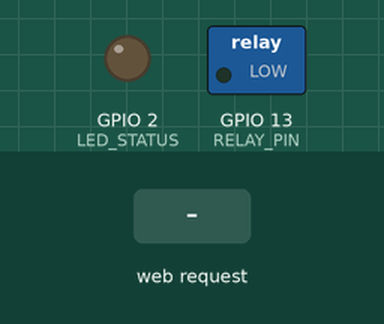
This sketch was run on a simulated ESP32. Shown: switched loads named in the sketch (green lamp = pin HIGH), output pins drawn as LEDs (lit = HIGH). Inputs (shaded band) come from the test bench. WiFi joins after 1.5 s; servers stay silent unless stated; what the sketch prints to the serial monitor is not drawn.

Above: at 2.9 s.
3.0 s: HTTP request GET /control?state=on received
At 3.5 s:
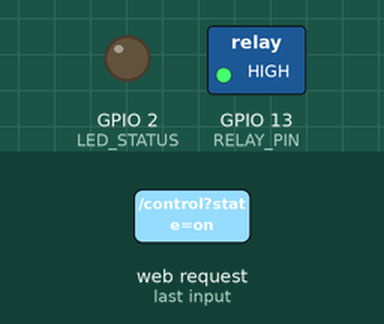
4.5 s: HTTP request GET /control?state=off received
At 5.9 s:
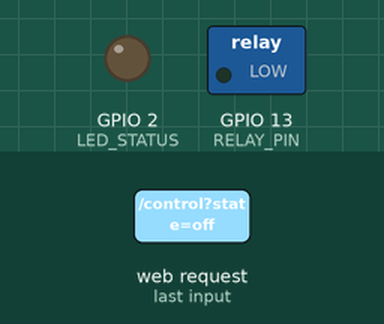
Timing chart, 0 to 7.5 s (numbered marks = the images above; inputs shaded):
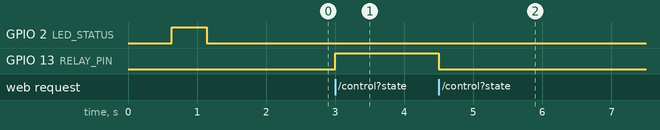

Measured:
- after the input at 3.0 s, GPIO 13 (RELAY_PIN): LOW → HIGH at once
- after the input at 4.5 s, GPIO 13 (RELAY_PIN): HIGH → LOW at once

The sketch:

SWESU_Wokwi_ESP32_Code.ino
```cpp
// SWESU MVP - ESP32 Wokwi Simulation
// CORRECTED: Uses GPIO13 to match your EasyEDA schematic!
// Version: 0.2 - Fixed Pin Assignment

#include <WiFi.h>
#include <WebServer.h>

// ============ CONFIGURATION (UPDATED!) ============
#define RELAY_PIN 13         // GPIO13 - Matches your EasyEDA design!
                             // This is pin 7 on ESP8266-12F
#define LED_STATUS 2         // Built-in LED on ESP32

const char* ssid = "Wokwi-GUEST";
const char* password = "";

// ============ GLOBALS ============
WebServer server(80);
bool relayState = false;

// ============ HTML WEB PAGE ============
const char webpage[] PROGMEM = R"=====(
<!DOCTYPE html>
<html>
<head>
  <meta charset="UTF-8">
  <meta name="viewport" content="width=device-width, initial-scale=1.0">
  <title>SWESU Control Panel</title>
  <style>
    * { margin: 0; padding: 0; box-sizing: border-box; }
    body {
      font-family: 'Segoe UI', Arial, sans-serif;
      background: linear-gradient(135deg, #667eea 0%, #764ba2 100%);
      display: flex;
      justify-content: center;
      align-items: center;
      min-height: 100vh;
      padding: 20px;
    }
    .container {
      background: white;
      border-radius: 20px;
      box-shadow: 0 20px 60px rgba(0,0,0,0.3);
      padding: 40px;
      max-width: 400px;
      width: 100%;
      text-align: center;
    }
    h1 {
      color: #333;
      margin-bottom: 10px;
      font-size: 28px;
    }
    .subtitle {
      color: #888;
      font-size: 14px;
      margin-bottom: 30px;
    }
    .status {
      background: #f0f0f0;
      border-radius: 10px;
      padding: 20px;
      margin-bottom: 30px;
    }
    .status-label {
      color: #666;
      font-size: 12px;
      text-transform: uppercase;
      letter-spacing: 1px;
      margin-bottom: 10px;
    }
    .status-value {
      font-size: 36px;
      font-weight: bold;
    }
    .status-on { color: #10b981; }
    .status-off { color: #ef4444; }
    .buttons {
      display: flex;
      gap: 15px;
    }
    button {
      flex: 1;
      padding: 18px;
      border: none;
      border-radius: 12px;
      font-size: 16px;
      font-weight: bold;
      cursor: pointer;
      transition: all 0.3s ease;
      text-transform: uppercase;
      letter-spacing: 1px;
    }
    .btn-on {
      background: linear-gradient(135deg, #10b981, #059669);
      color: white;
    }
    .btn-on:hover {
      transform: translateY(-2px);
      box-shadow: 0 10px 20px rgba(16, 185, 129, 0.3);
    }
    .btn-off {
      background: linear-gradient(135deg, #ef4444, #dc2626);
      color: white;
    }
    .btn-off:hover {
      transform: translateY(-2px);
      box-shadow: 0 10px 20px rgba(239, 68, 68, 0.3);
    }
    .footer {
      margin-top: 30px;
      color: #999;
      font-size: 12px;
    }
    .pin-info {
      margin-top: 20px;
      padding: 15px;
      background: #f9fafb;
      border-radius: 8px;
      font-size: 11px;
      color: #666;
      text-align: left;
    }
  </style>
</head>
<body>
  <div class="container">
    <h1>🔌 SWESU</h1>
    <div class="subtitle">Smart Wireless Electrical Switching Unit</div>

    <div class="status">
      <div class="status-label">Current Status</div>
      <div class="status-value" id="status">Loading...</div>
    </div>

    <div class="buttons">
      <button class="btn-on" onclick="control('on')">⚡ Turn ON</button>
      <button class="btn-off" onclick="control('off')">⭕ Turn OFF</button>
    </div>

    <div class="pin-info">
      <strong>Hardware Info:</strong><br>
      Control Pin: GPIO13 (ESP8266-12F Pin 7)<br>
      Simulation: ESP32 Pin 13<br>
      Target: MOC3041 → BT136 TRIAC
    </div>

    <div class="footer">
      MVP v0.2 | GPIO13 Corrected | ESP32 → ESP8266
    </div>
  </div>

  <script>
    function control(action) {
      fetch('/control?state=' + action)
        .then(response => response.text())
        .then(data => {
          updateStatus(data);
        })
        .catch(error => {
          alert('Error: ' + error);
        });
    }

    function updateStatus(state) {
      const statusEl = document.getElementById('status');
      if (state === 'ON') {
        statusEl.textContent = 'ON';
        statusEl.className = 'status-value status-on';
      } else {
        statusEl.textContent = 'OFF';
        statusEl.className = 'status-value status-off';
      }
    }

    function getStatus() {
      fetch('/status')
        .then(response => response.text())
        .then(data => updateStatus(data));
    }

    setInterval(getStatus, 2000);
    getStatus();
  </script>
</body>
</html>
)=====";

// ============ WEB SERVER HANDLERS ============
void handleRoot() {
  server.send(200, "text/html", webpage);
}

void handleControl() {
  if (server.hasArg("state")) {
    String state = server.arg("state");

    if (state == "on") {
      digitalWrite(RELAY_PIN, HIGH);
      relayState = true;
      Serial.println("✅ GPIO13 (Relay) turned ON");
      server.send(200, "text/plain", "ON");
    }
    else if (state == "off") {
      digitalWrite(RELAY_PIN, LOW);
      relayState = false;
      Serial.println("⭕ GPIO13 (Relay) turned OFF");
      server.send(200, "text/plain", "OFF");
    }
  } else {
    server.send(400, "text/plain", "Bad Request");
  }
}

void handleStatus() {
  server.send(200, "text/plain", relayState ? "ON" : "OFF");
}

// ============ SETUP ============
void setup() {
  Serial.begin(115200);
  delay(100);
  Serial.println("\n\n");
  Serial.println("╔════════════════════════════════════════╗");
  Serial.println("║   SWESU MVP v0.2 - GPIO13 CORRECTED   ║");
  Serial.println("╚════════════════════════════════════════╝");

  // Initialize GPIO
  pinMode(RELAY_PIN, OUTPUT);
  pinMode(LED_STATUS, OUTPUT);
  digitalWrite(RELAY_PIN, LOW);

  Serial.println("\n[1/3] Initializing GPIO...");
  Serial.println("      ✓ Control pin: GPIO13");
  Serial.println("      ✓ Matches EasyEDA schematic!");

  // Connect to WiFi
  Serial.println("\n[2/3] Connecting to WiFi...");
  Serial.print("      Network: ");
  Serial.println(ssid);

  WiFi.mode(WIFI_STA);
  WiFi.begin(ssid, password);

  int attempts = 0;
  while (WiFi.status() != WL_CONNECTED && attempts < 20) {
    delay(500);
    Serial.print(".");
    digitalWrite(LED_STATUS, !digitalRead(LED_STATUS));
    attempts++;
  }

  if (WiFi.status() == WL_CONNECTED) {
    Serial.println("\n      ✓ WiFi Connected!");
    Serial.print("      IP Address: ");
    Serial.println(WiFi.localIP());
    digitalWrite(LED_STATUS, LOW);
  } else {
    Serial.println("\n      ✗ WiFi Connection Failed!");
    return;
  }

  // Start Web Server
  Serial.println("\n[3/3] Starting Web Server...");
  server.on("/", handleRoot);
  server.on("/control", handleControl);
  server.on("/status", handleStatus);
  server.begin();

  Serial.println("      ✓ Server started on port 80");
  Serial.println("\n╔════════════════════════════════════════╗");
  Serial.println("║         🎉 SYSTEM READY! 🎉           ║");
  Serial.println("╚════════════════════════════════════════╝");
  Serial.print("\n👉 Open browser: http://");
  Serial.println(WiFi.localIP());
  Serial.println("\n📌 Pin Configuration:");
  Serial.println("   ESP32 Sim: GPIO13 (pin labeled '13')");
  Serial.println("   ESP8266-12F: GPIO13 (physical pin 7)");
  Serial.println("   Hardware: GPIO13 → MOC3041 → TRIAC");
  Serial.println("\n🔄 To convert to ESP8266 hardware:");
  Serial.println("   1) Change: WiFi.h → ESP8266WiFi.h");
  Serial.println("   2) Change: WebServer.h → ESP8266WebServer.h");
  Serial.println("   3) Change: WebServer → ESP8266WebServer");
  Serial.println("   4) GPIO13 stays the same!");
  Serial.println();
}

// ============ MAIN LOOP ============
void loop() {
  server.handleClient();
}
```
